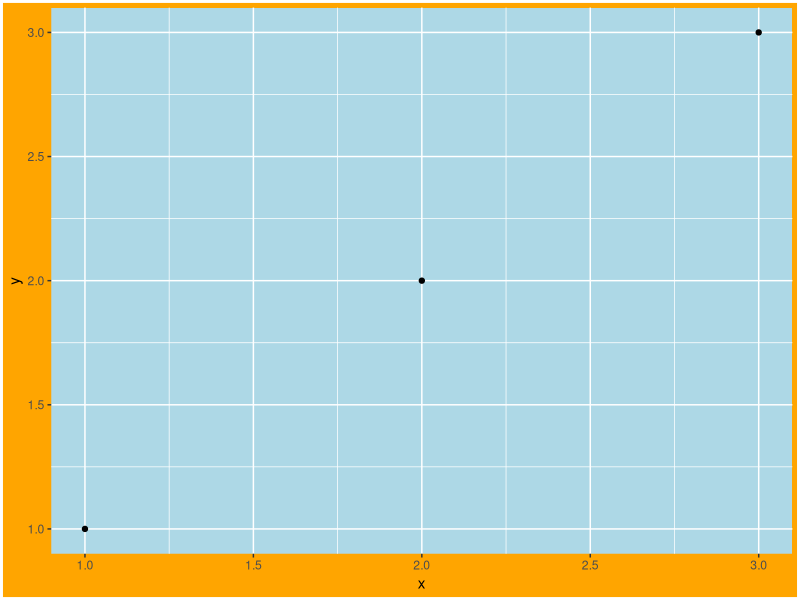

Write the R code that produced this figure.
library(ggplot2)
df <- data.frame(x = 1:3, y = 1:3)
base <- ggplot(df, aes(x, y)) + geom_point(aes( ))
base + theme(plot.background = element_rect(fill = "orange", colour = NULL, linewidth = 2), panel.background = element_rect(fill = "lightblue"))
